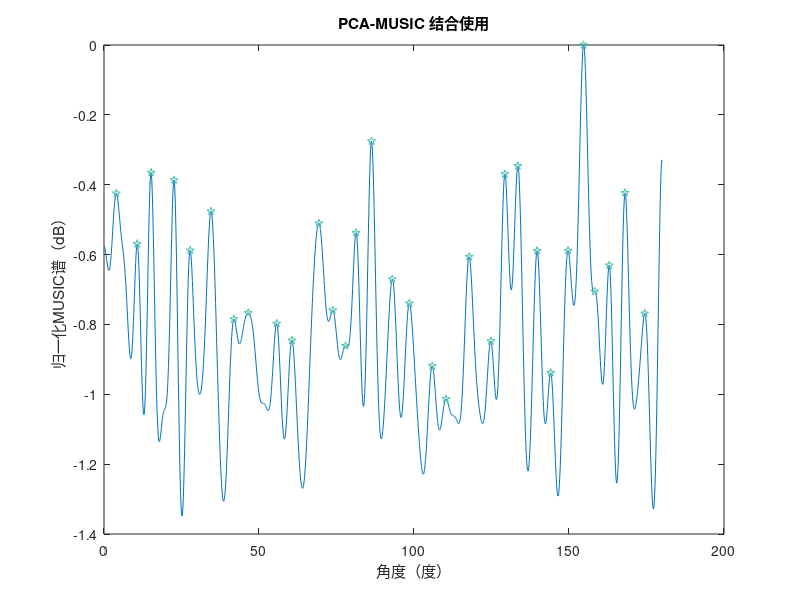

Recreate this plot in MATLAB.
%%
%%
clc;
clear;

m = 1000;
n = 100;

% 假设你有一个 m×n 的数据矩阵 X，其中 m 是样本数，n 是特征数
X = randn(m, n); % 这里使用随机数据，你可以替换成你的实际数据

% 计算协方差矩阵
covarianceMatrix = cov(X);

% 使用PCA获取主成分
[coeff, ~, ~, ~, explained] = pca(X);

% 计算累积贡献率
cumulativeExplained = cumsum(explained);

% 提取累积贡献率超过85%的主成分
thresholdExplained = 85;
numPrincipalComponents = find(cumulativeExplained >= thresholdExplained, 1);

% 提取主成分
principalComponents = coeff(:, 1:numPrincipalComponents);

% 显示每个主成分的贡献率和累积贡献率
disp('每个主成分的贡献率:');
disp(explained);
disp('累积贡献率:');
disp(cumulativeExplained);
disp(['累积贡献率超过', num2str(thresholdExplained), '%的主成分数量: ', num2str(numPrincipalComponents)]);

% 使用MUSIC算法估计信号方向
theta = 0:0.1:180; % 调整步长
musicSpectrum = zeros(size(theta));

for angleIdx = 1:length(theta)
    angle = theta(angleIdx);
    steeringVector = exp(1i*pi/180 * angle * (0:n-1)'); % 构建方向向量

    % MUSIC算法
    musicSpectrum(angleIdx) = 1 / (steeringVector' * pinv(principalComponents * principalComponents') * steeringVector);
end

% 规范化MUSIC谱
musicSpectrum = musicSpectrum / max(musicSpectrum);

% 获取幅度
absMusicSpectrum = abs(musicSpectrum);

% 在图上标记信号的角度峰值
[pks, locs] = findpeaks(absMusicSpectrum);
figure;
plot(theta, 10*log10(absMusicSpectrum));
xlabel('角度（度）');
ylabel('归一化MUSIC谱（dB）');
title('PCA-MUSIC 结合使用');
hold on;
plot(theta(locs), 10*log10(pks), 'Marker', 'p', 'MarkerSize', 6, 'LineStyle', 'none', 'MarkerEdgeColor', [72/255, 192/255, 170/255]);
hold off;
